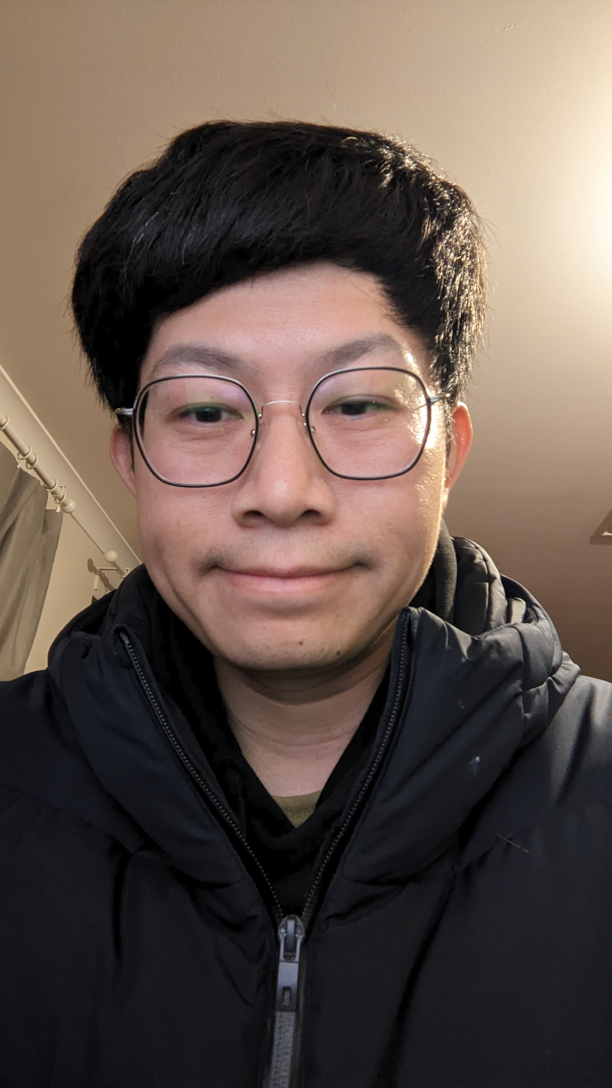
#> input picture face01/1.jpg, 1836 x 3264 px (shown at 1/3 size); its folder holds 4 pictures in this run
$ python main.py
#> lines starting #> are read from the running program, lines starting #| are printed output that depends on the picture; pictures that were not available may be replaced by others from this repository, and a replacement may not be noted
import cv2
import numpy as np
if __name__ == '__main__':
    detector = cv2.CascadeClassifier('xml/haarcascade_frontalface_default.xml')
    recog = cv2.face.LBPHFaceRecognizer_create()
    faces = []
    ids = []

    for i in range(1, 29):
        img = cv2.imread(f'face01/{i}.jpg')
#> img is the input picture: shape (3264, 1836, 3); mean B, G, R 76.8, 85, 99.5
        gray = cv2.cvtColor(img, cv2.COLOR_BGR2GRAY)
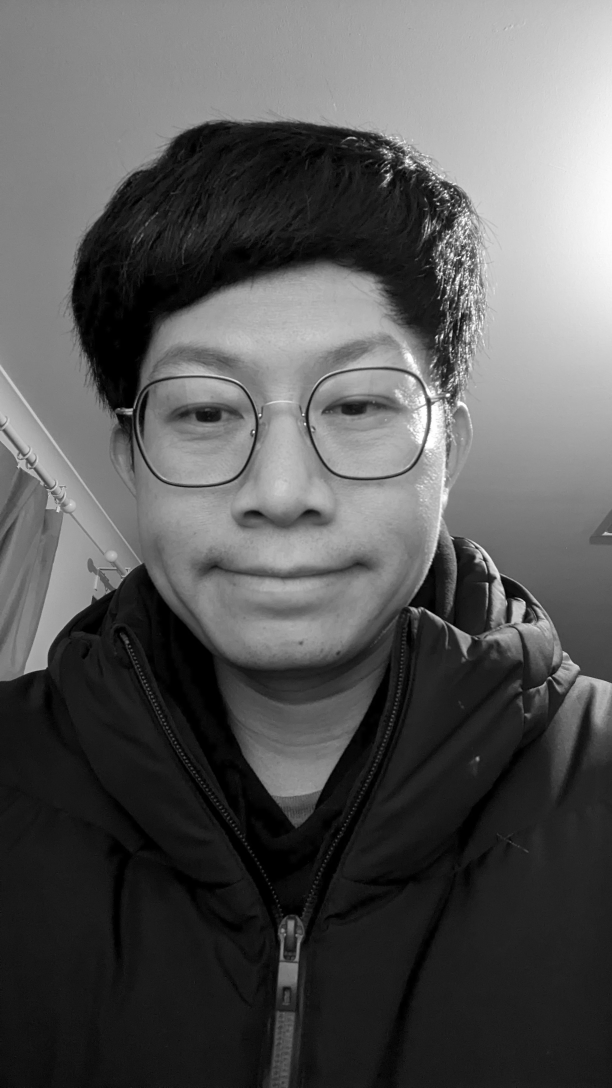
#> gray: shape (3264, 1836) (shown at 1/3 size); min 0, max 255, mean 88.4
        img_np = np.array(gray, 'uint8')
        face = detector.detectMultiScale(gray)
#> face = [[832, 2787, 32, 32], [291, 795, 1123, 1123]]
        for (x, y, w, h) in face:
            faces.append(img_np[y:y + h, x:x + w])
            ids.append(1)
#> this loop made 2 passes
#> after the loop, faces = 2 items; ids = [1, 1]
#> pass 3 of the loop `for i in range(1, 29):`:
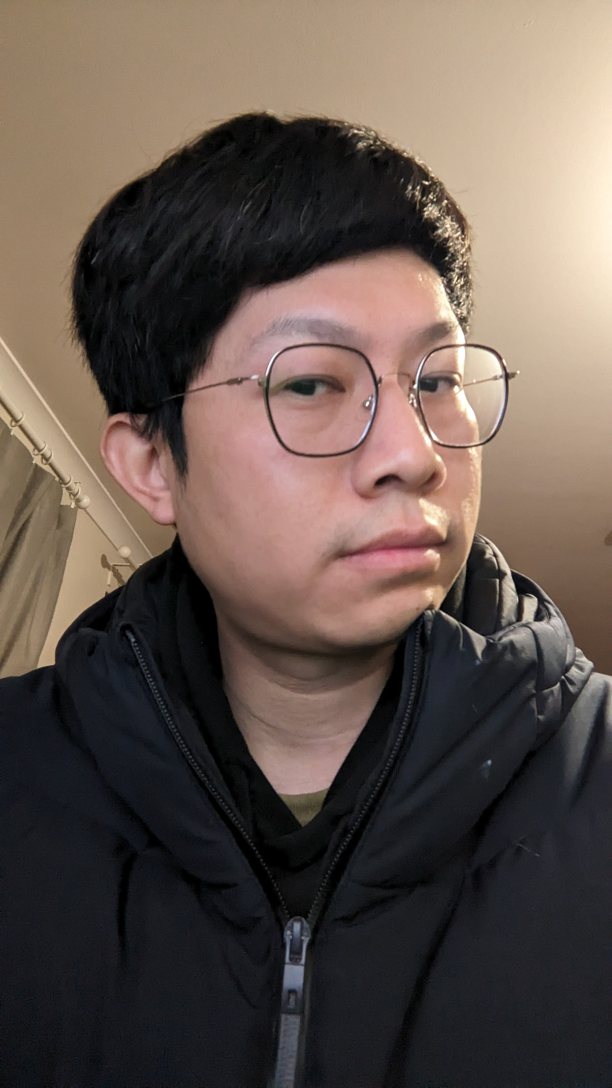
#> input picture face01/10.jpg, 1836 x 3264 px, given in place of 3.jpg, which was not available (shown at 1/3 size)
#> img is the input picture: shape (3264, 1836, 3); mean B, G, R 77.8, 85.4, 99
#> `gray = cv2.cvtColor(img, cv2.COLOR_BGR2GRAY)`:
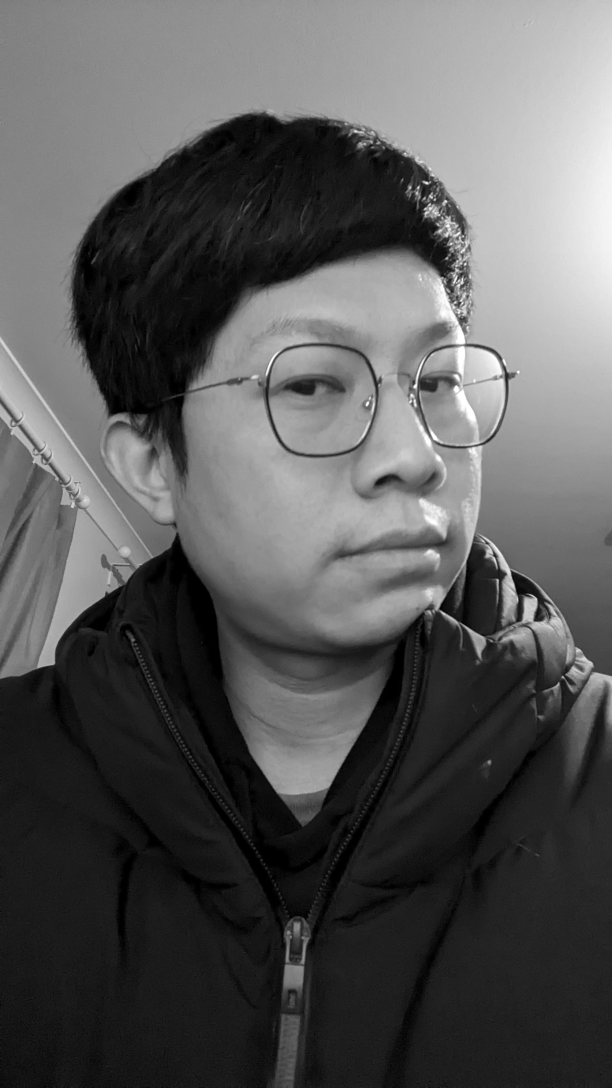
#> gray: shape (3264, 1836) (shown at 1/3 size); min 0, max 255, mean 88.6
#> face = [[849, 2794, 30, 30], [1377, 1503, 48, 48], [1380, 1521, 46, 46], [1379, 1114, 91, 91]]
#> the loop `for (x, y, w, h) in face:` made 4 passes
#> after the loop `for (x, y, w, h) in face:`: faces = 8 items; ids = [1, 1, 1, 1, 1, 1, 1, 1]
#> (the run stopped early here; a loop or call above may not have finished)
